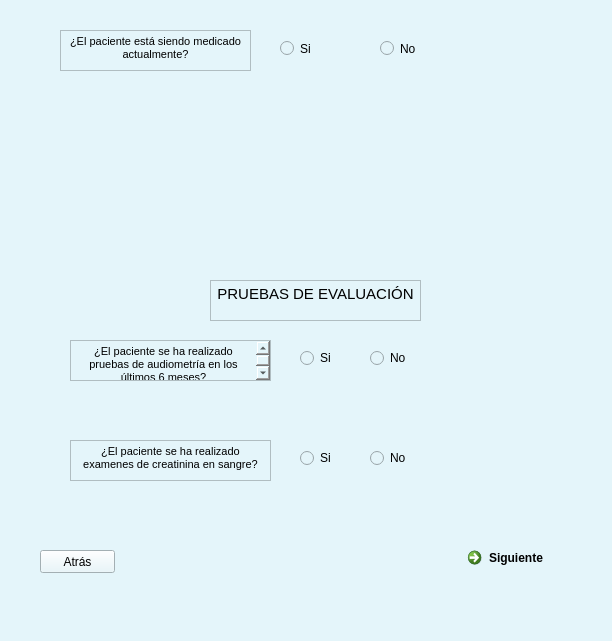
<?xml version="1.0" encoding="UTF-8"?>
<ui version="4.0">
 <class>MainWindow</class>
 <widget class="QMainWindow" name="MainWindow">
  <property name="geometry">
   <rect>
    <x>0</x>
    <y>0</y>
    <width>612</width>
    <height>641</height>
   </rect>
  </property>
  <property name="windowTitle">
   <string>MainWindow</string>
  </property>
  <property name="styleSheet">
   <string notr="true">background-color: rgb(228, 245, 250);
</string>
  </property>
  <widget class="QWidget" name="centralwidget">
   <widget class="QCommandLinkButton" name="commandLinkButton">
    <property name="geometry">
     <rect>
      <x>460</x>
      <y>540</y>
      <width>185</width>
      <height>41</height>
     </rect>
    </property>
    <property name="text">
     <string>Siguiente</string>
    </property>
   </widget>
   <widget class="QPushButton" name="Atras2">
    <property name="geometry">
     <rect>
      <x>40</x>
      <y>550</y>
      <width>75</width>
      <height>23</height>
     </rect>
    </property>
    <property name="text">
     <string>Atrás</string>
    </property>
   </widget>
   <widget class="QTextBrowser" name="textBrowser_4">
    <property name="geometry">
     <rect>
      <x>210</x>
      <y>280</y>
      <width>211</width>
      <height>41</height>
     </rect>
    </property>
    <property name="styleSheet">
     <string notr="true">background-color: rgb(228, 245, 250);
font: 75 8pt &quot;MS Shell Dlg 2&quot;;</string>
    </property>
    <property name="html">
     <string>&lt;!DOCTYPE HTML PUBLIC &quot;-//W3C//DTD HTML 4.0//EN&quot; &quot;http://www.w3.org/TR/REC-html40/strict.dtd&quot;&gt;
&lt;html&gt;&lt;head&gt;&lt;meta name=&quot;qrichtext&quot; content=&quot;1&quot; /&gt;&lt;style type=&quot;text/css&quot;&gt;
p, li { white-space: pre-wrap; }
&lt;/style&gt;&lt;/head&gt;&lt;body style=&quot; font-family:'MS Shell Dlg 2'; font-size:8pt; font-weight:72; font-style:normal;&quot;&gt;
&lt;p align=&quot;center&quot; style=&quot; margin-top:0px; margin-bottom:0px; margin-left:0px; margin-right:0px; -qt-block-indent:0; text-indent:0px;&quot;&gt;&lt;span style=&quot; font-size:11pt;&quot;&gt;PRUEBAS DE EVALUACIÓN&lt;/span&gt;&lt;/p&gt;&lt;/body&gt;&lt;/html&gt;</string>
    </property>
   </widget>
   <widget class="QTextBrowser" name="textBrowser_5">
    <property name="geometry">
     <rect>
      <x>70</x>
      <y>340</y>
      <width>201</width>
      <height>41</height>
     </rect>
    </property>
    <property name="html">
     <string>&lt;!DOCTYPE HTML PUBLIC &quot;-//W3C//DTD HTML 4.0//EN&quot; &quot;http://www.w3.org/TR/REC-html40/strict.dtd&quot;&gt;
&lt;html&gt;&lt;head&gt;&lt;meta name=&quot;qrichtext&quot; content=&quot;1&quot; /&gt;&lt;style type=&quot;text/css&quot;&gt;
p, li { white-space: pre-wrap; }
&lt;/style&gt;&lt;/head&gt;&lt;body style=&quot; font-family:'MS Shell Dlg 2'; font-size:8.25pt; font-weight:400; font-style:normal;&quot;&gt;
&lt;p align=&quot;center&quot; style=&quot; margin-top:0px; margin-bottom:0px; margin-left:0px; margin-right:0px; -qt-block-indent:0; text-indent:0px;&quot;&gt;¿El paciente se ha realizado pruebas de audiometría en los últimos 6 meses?&lt;/p&gt;&lt;/body&gt;&lt;/html&gt;</string>
    </property>
   </widget>
   <widget class="QRadioButton" name="radioButton">
    <property name="geometry">
     <rect>
      <x>300</x>
      <y>350</y>
      <width>51</width>
      <height>16</height>
     </rect>
    </property>
    <property name="text">
     <string>Si</string>
    </property>
    <property name="autoExclusive">
     <bool>false</bool>
    </property>
   </widget>
   <widget class="QRadioButton" name="radioButton_2">
    <property name="geometry">
     <rect>
      <x>370</x>
      <y>350</y>
      <width>51</width>
      <height>16</height>
     </rect>
    </property>
    <property name="text">
     <string>No</string>
    </property>
    <property name="autoExclusive">
     <bool>false</bool>
    </property>
   </widget>
   <widget class="QLineEdit" name="lineEdit">
    <property name="geometry">
     <rect>
      <x>250</x>
      <y>400</y>
      <width>51</width>
      <height>16</height>
     </rect>
    </property>
    <property name="styleSheet">
     <string notr="true">background-color: rgb(255, 255, 255);</string>
    </property>
    <property name="text">
     <string>0.0</string>
    </property>
   </widget>
   <widget class="QLabel" name="label">
    <property name="geometry">
     <rect>
      <x>310</x>
      <y>400</y>
      <width>47</width>
      <height>13</height>
     </rect>
    </property>
    <property name="text">
     <string>dB</string>
    </property>
   </widget>
   <widget class="QLabel" name="label_2">
    <property name="geometry">
     <rect>
      <x>130</x>
      <y>400</y>
      <width>101</width>
      <height>16</height>
     </rect>
    </property>
    <property name="text">
     <string>Ingrese resultados:</string>
    </property>
   </widget>
   <widget class="QLabel" name="label_3">
    <property name="geometry">
     <rect>
      <x>120</x>
      <y>390</y>
      <width>221</width>
      <height>31</height>
     </rect>
    </property>
    <property name="text">
     <string/>
    </property>
   </widget>
   <widget class="QTextBrowser" name="textBrowser_6">
    <property name="geometry">
     <rect>
      <x>70</x>
      <y>440</y>
      <width>201</width>
      <height>41</height>
     </rect>
    </property>
    <property name="html">
     <string>&lt;!DOCTYPE HTML PUBLIC &quot;-//W3C//DTD HTML 4.0//EN&quot; &quot;http://www.w3.org/TR/REC-html40/strict.dtd&quot;&gt;
&lt;html&gt;&lt;head&gt;&lt;meta name=&quot;qrichtext&quot; content=&quot;1&quot; /&gt;&lt;style type=&quot;text/css&quot;&gt;
p, li { white-space: pre-wrap; }
&lt;/style&gt;&lt;/head&gt;&lt;body style=&quot; font-family:'MS Shell Dlg 2'; font-size:8.25pt; font-weight:400; font-style:normal;&quot;&gt;
&lt;p align=&quot;center&quot; style=&quot; margin-top:0px; margin-bottom:0px; margin-left:0px; margin-right:0px; -qt-block-indent:0; text-indent:0px;&quot;&gt;¿El paciente se ha realizado examenes de creatinina en sangre?&lt;/p&gt;&lt;/body&gt;&lt;/html&gt;</string>
    </property>
   </widget>
   <widget class="QRadioButton" name="radioButton_3">
    <property name="geometry">
     <rect>
      <x>370</x>
      <y>450</y>
      <width>51</width>
      <height>16</height>
     </rect>
    </property>
    <property name="text">
     <string>No</string>
    </property>
    <property name="autoExclusive">
     <bool>false</bool>
    </property>
   </widget>
   <widget class="QRadioButton" name="radioButton_4">
    <property name="geometry">
     <rect>
      <x>300</x>
      <y>450</y>
      <width>51</width>
      <height>16</height>
     </rect>
    </property>
    <property name="text">
     <string>Si</string>
    </property>
    <property name="autoExclusive">
     <bool>false</bool>
    </property>
   </widget>
   <widget class="QLabel" name="label_4">
    <property name="geometry">
     <rect>
      <x>140</x>
      <y>500</y>
      <width>101</width>
      <height>16</height>
     </rect>
    </property>
    <property name="text">
     <string>Ingrese nivel de CrCl</string>
    </property>
   </widget>
   <widget class="QLineEdit" name="lineEdit_2">
    <property name="geometry">
     <rect>
      <x>250</x>
      <y>500</y>
      <width>31</width>
      <height>16</height>
     </rect>
    </property>
    <property name="styleSheet">
     <string notr="true">background-color: rgb(255, 255, 255);</string>
    </property>
    <property name="text">
     <string>0.0</string>
    </property>
   </widget>
   <widget class="QLabel" name="label_5">
    <property name="geometry">
     <rect>
      <x>300</x>
      <y>500</y>
      <width>31</width>
      <height>16</height>
     </rect>
    </property>
    <property name="text">
     <string>ml/min</string>
    </property>
   </widget>
   <widget class="QLabel" name="label_6">
    <property name="geometry">
     <rect>
      <x>140</x>
      <y>490</y>
      <width>201</width>
      <height>51</height>
     </rect>
    </property>
    <property name="text">
     <string/>
    </property>
   </widget>
   <widget class="QTextBrowser" name="textBrowser">
    <property name="geometry">
     <rect>
      <x>60</x>
      <y>30</y>
      <width>191</width>
      <height>41</height>
     </rect>
    </property>
    <property name="html">
     <string>&lt;!DOCTYPE HTML PUBLIC &quot;-//W3C//DTD HTML 4.0//EN&quot; &quot;http://www.w3.org/TR/REC-html40/strict.dtd&quot;&gt;
&lt;html&gt;&lt;head&gt;&lt;meta name=&quot;qrichtext&quot; content=&quot;1&quot; /&gt;&lt;style type=&quot;text/css&quot;&gt;
p, li { white-space: pre-wrap; }
&lt;/style&gt;&lt;/head&gt;&lt;body style=&quot; font-family:'MS Shell Dlg 2'; font-size:8.25pt; font-weight:400; font-style:normal;&quot;&gt;
&lt;p align=&quot;center&quot; style=&quot; margin-top:0px; margin-bottom:0px; margin-left:0px; margin-right:0px; -qt-block-indent:0; text-indent:0px;&quot;&gt;¿El paciente está siendo medicado actualmente?&lt;/p&gt;&lt;/body&gt;&lt;/html&gt;</string>
    </property>
   </widget>
   <widget class="QRadioButton" name="radioButton_5">
    <property name="geometry">
     <rect>
      <x>280</x>
      <y>40</y>
      <width>82</width>
      <height>17</height>
     </rect>
    </property>
    <property name="text">
     <string>Si</string>
    </property>
   </widget>
   <widget class="QRadioButton" name="radioButton_6">
    <property name="geometry">
     <rect>
      <x>380</x>
      <y>40</y>
      <width>82</width>
      <height>17</height>
     </rect>
    </property>
    <property name="text">
     <string>No</string>
    </property>
   </widget>
   <widget class="QListWidget" name="listWidget">
    <property name="geometry">
     <rect>
      <x>60</x>
      <y>100</y>
      <width>441</width>
      <height>141</height>
     </rect>
    </property>
    <property name="selectionMode">
     <enum>QAbstractItemView::MultiSelection</enum>
    </property>
    <item>
     <property name="text">
      <string>Heparina</string>
     </property>
    </item>
    <item>
     <property name="text">
      <string>Nitrito de sodio</string>
     </property>
    </item>
    <item>
     <property name="text">
      <string>Penicilina</string>
     </property>
    </item>
    <item>
     <property name="text">
      <string>Zovirax</string>
     </property>
    </item>
    <item>
     <property name="text">
      <string>Abecet</string>
     </property>
    </item>
    <item>
     <property name="text">
      <string>Bacitracina</string>
     </property>
    </item>
    <item>
     <property name="text">
      <string>Capastat</string>
     </property>
    </item>
    <item>
     <property name="text">
      <string>Ancef</string>
     </property>
    </item>
    <item>
     <property name="text">
      <string>Kefzol</string>
     </property>
    </item>
    <item>
     <property name="text">
      <string>Suprax</string>
     </property>
    </item>
    <item>
     <property name="text">
      <string>Keflex</string>
     </property>
    </item>
    <item>
     <property name="text">
      <string>ColyMycin S</string>
     </property>
    </item>
    <item>
     <property name="text">
      <string>Gengraf</string>
     </property>
    </item>
    <item>
     <property name="text">
      <string>Edecrin</string>
     </property>
    </item>
    <item>
     <property name="text">
      <string>Lasix</string>
     </property>
    </item>
    <item>
     <property name="text">
      <string>Demadex</string>
     </property>
    </item>
    <item>
     <property name="text">
      <string>Ninguno de los anteriores</string>
     </property>
    </item>
   </widget>
   <widget class="QLabel" name="label_7">
    <property name="geometry">
     <rect>
      <x>70</x>
      <y>80</y>
      <width>101</width>
      <height>16</height>
     </rect>
    </property>
    <property name="text">
     <string>Seleccione cual/es:</string>
    </property>
   </widget>
   <widget class="QLabel" name="label_8">
    <property name="geometry">
     <rect>
      <x>60</x>
      <y>80</y>
      <width>441</width>
      <height>161</height>
     </rect>
    </property>
    <property name="text">
     <string/>
    </property>
   </widget>
  </widget>
  <widget class="QMenuBar" name="menubar">
   <property name="geometry">
    <rect>
     <x>0</x>
     <y>0</y>
     <width>612</width>
     <height>21</height>
    </rect>
   </property>
  </widget>
  <widget class="QStatusBar" name="statusbar"/>
 </widget>
 <resources/>
 <connections>
  <connection>
   <sender>radioButton</sender>
   <signal>clicked()</signal>
   <receiver>label_3</receiver>
   <slot>hide()</slot>
   <hints>
    <hint type="sourcelabel">
     <x>281</x>
     <y>373</y>
    </hint>
    <hint type="destinationlabel">
     <x>260</x>
     <y>419</y>
    </hint>
   </hints>
  </connection>
  <connection>
   <sender>radioButton_4</sender>
   <signal>clicked()</signal>
   <receiver>label_6</receiver>
   <slot>hide()</slot>
   <hints>
    <hint type="sourcelabel">
     <x>293</x>
     <y>472</y>
    </hint>
    <hint type="destinationlabel">
     <x>246</x>
     <y>535</y>
    </hint>
   </hints>
  </connection>
  <connection>
   <sender>radioButton_5</sender>
   <signal>clicked()</signal>
   <receiver>label_8</receiver>
   <slot>hide()</slot>
   <hints>
    <hint type="sourcelabel">
     <x>304</x>
     <y>76</y>
    </hint>
    <hint type="destinationlabel">
     <x>303</x>
     <y>148</y>
    </hint>
   </hints>
  </connection>
 </connections>
</ui>
